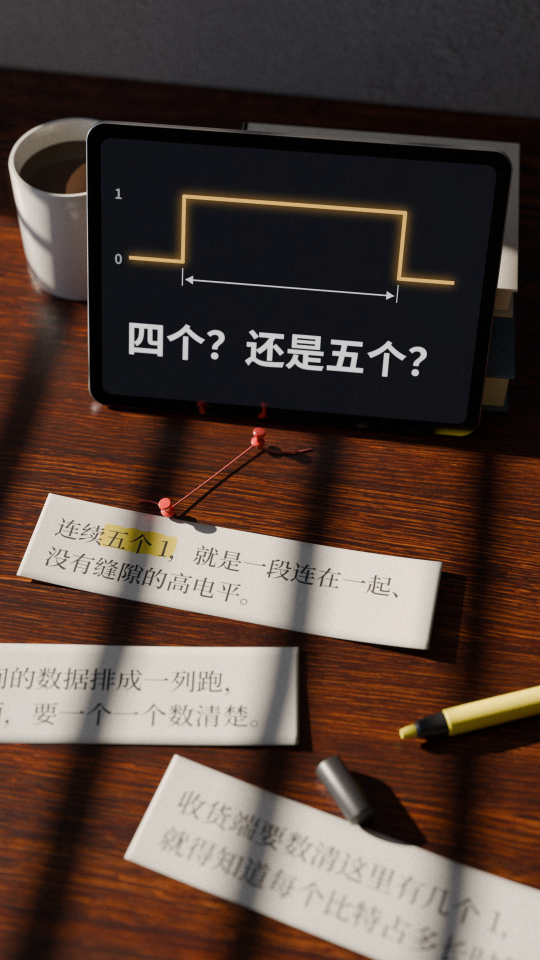
#> input picture episodes/guanghulian/blender_desk_look/定妆静帧_v1.jpg, 1080 x 1920 px (shown at 1/2 size)
$ python post.py '定妆静帧_v1.jpg' '对照_两个模型各做一张.jpg' out.png
#> lines starting #> are read from the running program, lines starting #| are printed output that depends on the picture
"""后期：只加高光晕（halation）、轻微暗角、细颗粒。不提饱和度、不加雾、不加辉光。
用法：python3 post.py <in.png 16bit> <out.png> [out_small.jpg]"""
import sys, numpy as np
from PIL import Image

src, dst = sys.argv[1], sys.argv[2]
im = np.asarray(Image.open(src).convert("RGB") if Image.open(src).mode != "I;16" else Image.open(src))
#> im is the input picture: shape (1920, 1080, 3); mean R, G, B 82.6, 65.9, 58.3
a = np.asarray(Image.open(src))
a = a[..., :3].astype(np.float32) / (65535.0 if a.dtype == np.uint16 else 255.0)
H, W, _ = a.shape
#> H = 1920; W = 1080
lin = a ** 2.2
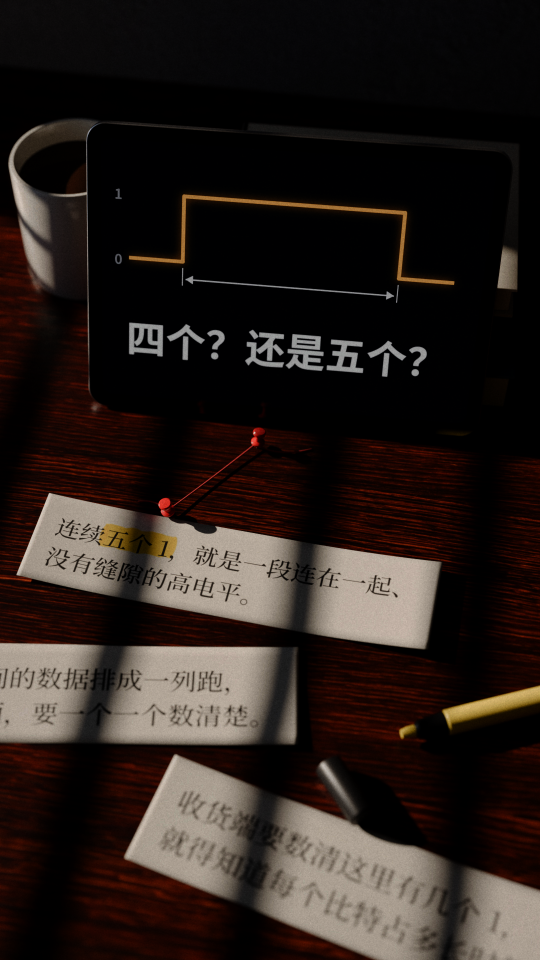
#> lin: shape (1920, 1080, 3) float32 (shown at 1/2 size); mean R, G, B 0.164, 0.129, 0.112


def blur(x, sigma):
    r = int(sigma * 3) | 1
    k = np.exp(-0.5 * (np.arange(-r, r + 1) / sigma) ** 2); k /= k.sum()
    for ax in (0, 1):
        pad = [(0, 0)] * x.ndim; pad[ax] = (r, r)
        xp = np.pad(x, pad, mode="edge"); out = np.zeros_like(x)
        for i, w in enumerate(k):
            sl = [slice(None)] * x.ndim; sl[ax] = slice(i, i + x.shape[ax])
            out += w * xp[tuple(sl)]
        x = out
    return x


# 高光晕：只取最亮的部分，散开一圈偏红橙的光（胶片底片反光的样子）
lum = lin @ np.array([0.2126, 0.7152, 0.0722], np.float32)
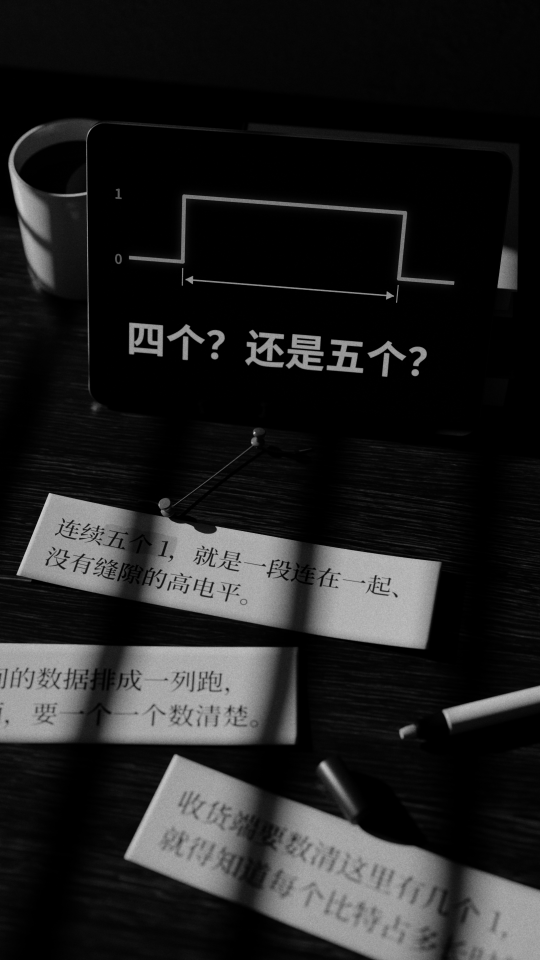
#> lum: shape (1920, 1080) float32 (shown at 1/2 size); min 0, max 0.839, mean 0.135
hi = np.clip((lum - 0.62) / 0.38, 0, 1)[..., None] * lin
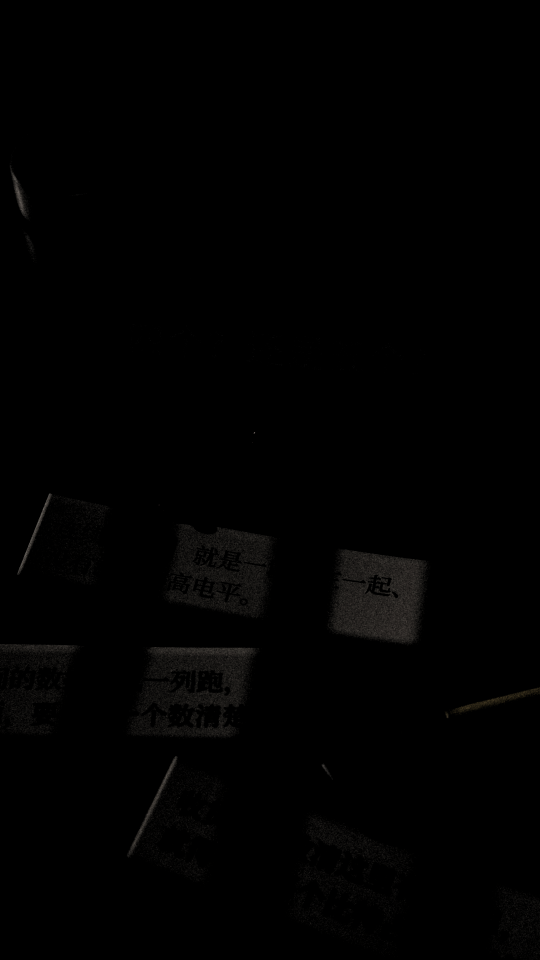
#> hi: shape (1920, 1080, 3) float32 (shown at 1/2 size); mean R, G, B 0.0058, 0.00537, 0.00492
hal = blur(hi, W * 0.006) * np.array([1.0, 0.42, 0.18], np.float32)
#> after the loop in blur, `for ax in (0, 1):`:
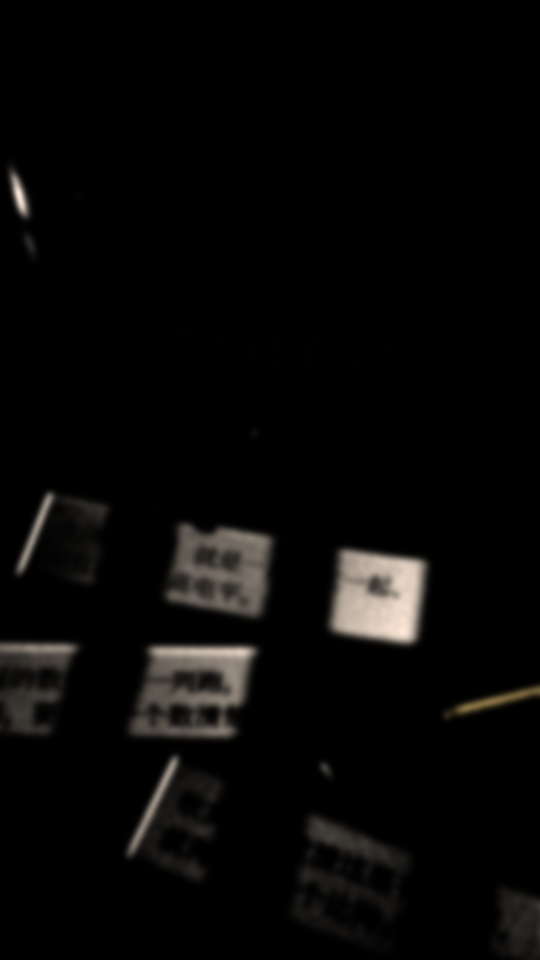
#> out: shape (1920, 1080, 3) float32 (shown at 1/2 size); mean of channels 0, 1, 2 0.0058, 0.00538, 0.00492; drawn with min black and max white
lin = lin + 0.22 * hal
# 暗角：四角最多压暗约 14%
yy, xx = np.mgrid[0:H, 0:W].astype(np.float32)
r2 = ((xx - W / 2) / (W / 2)) ** 2 * 0.55 + ((yy - H / 2) / (H / 2)) ** 2 * 0.75
lin *= (1 - 0.14 * np.clip(r2 / 1.3, 0, 1) ** 1.5)[..., None]
out = np.clip(lin, 0, 1) ** (1 / 2.2)
# 细颗粒：亮度颗粒，中间调最明显
rng = np.random.default_rng(7)
g = blur(rng.normal(0, 1, (H, W)).astype(np.float32), 0.6)
#> call 2 of blur, with sigma = 0.6
#> after the loop in blur (call 2), `for ax in (0, 1):`:
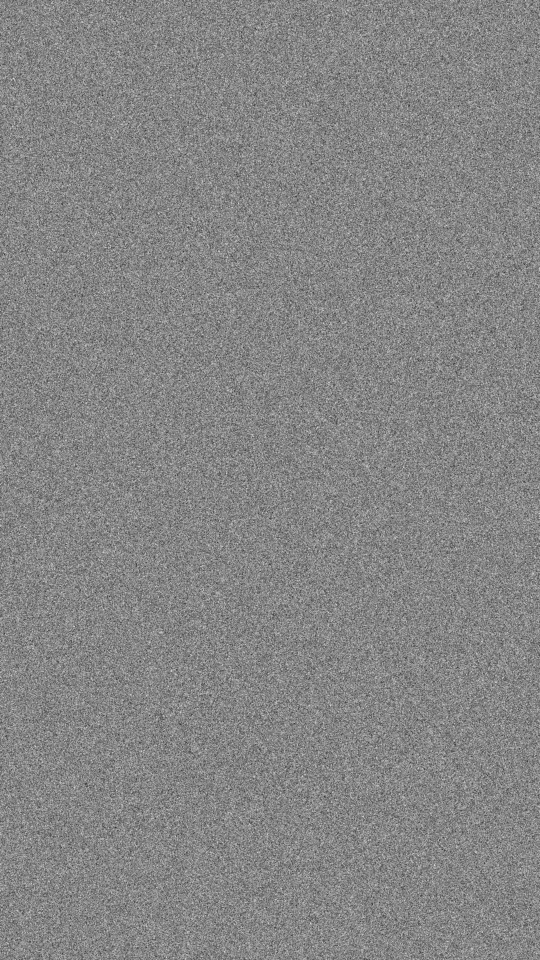
#> out: shape (1920, 1080) float32 (shown at 1/2 size); min -2.58, max 2.34, mean -0.000103; drawn with min black and max white
g /= g.std()
l2 = out @ np.array([0.2126, 0.7152, 0.0722], np.float32)
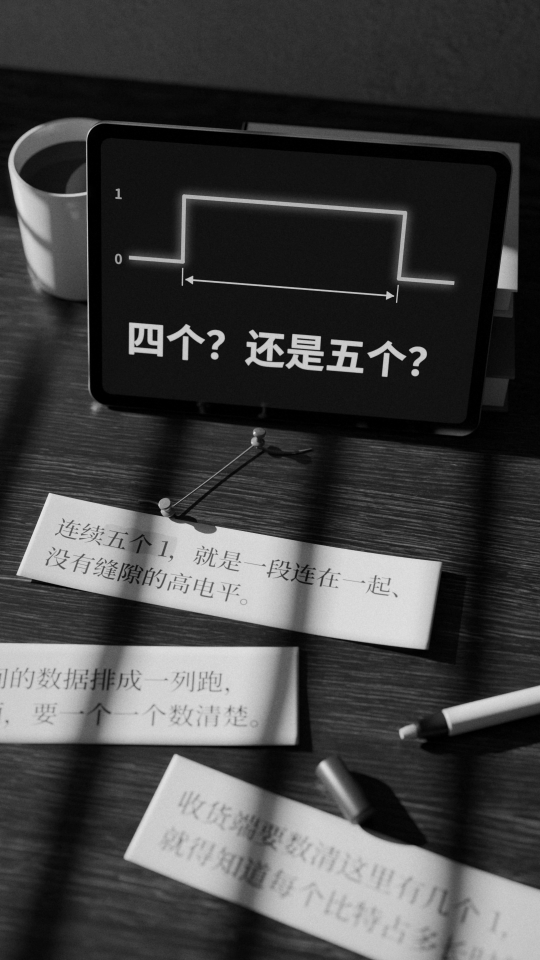
#> l2: shape (1920, 1080) float32 (shown at 1/2 size); min 0, max 0.919, mean 0.267
out += (0.012 * g * (0.35 + 1.3 * l2 * (1 - l2) * 2))[..., None]
#> out: shape (1920, 1080, 3) float32
res = Image.fromarray((np.clip(out, 0, 1) * 255 + 0.5).astype(np.uint8))
res.save(dst)
if len(sys.argv) > 3:
    s = res.copy(); s.thumbnail((540, 960)); s.save(sys.argv[3], quality=88)
#> after `s.thumbnail((540, 960))`:
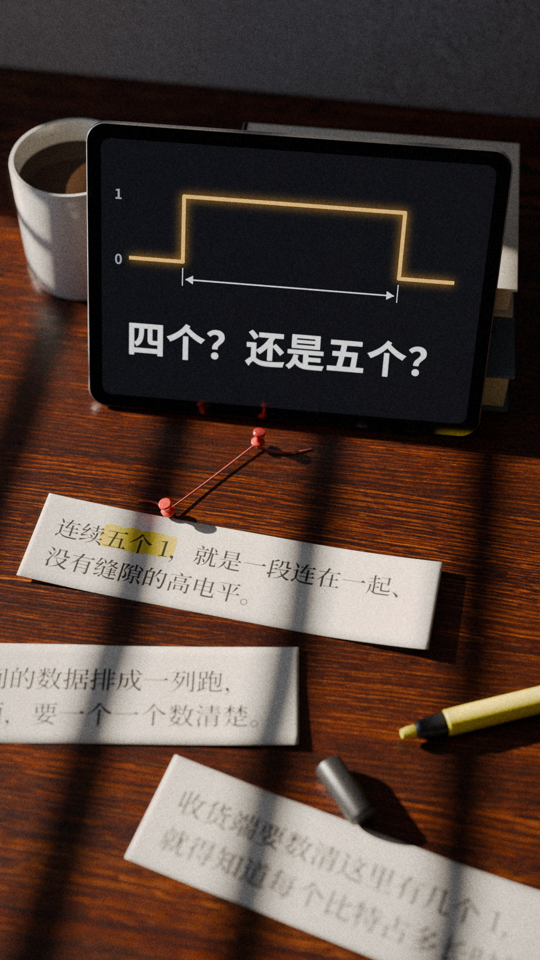
#> s: PIL image 540x960 RGB; mean R, G, B 81.7, 65.1, 57.5
